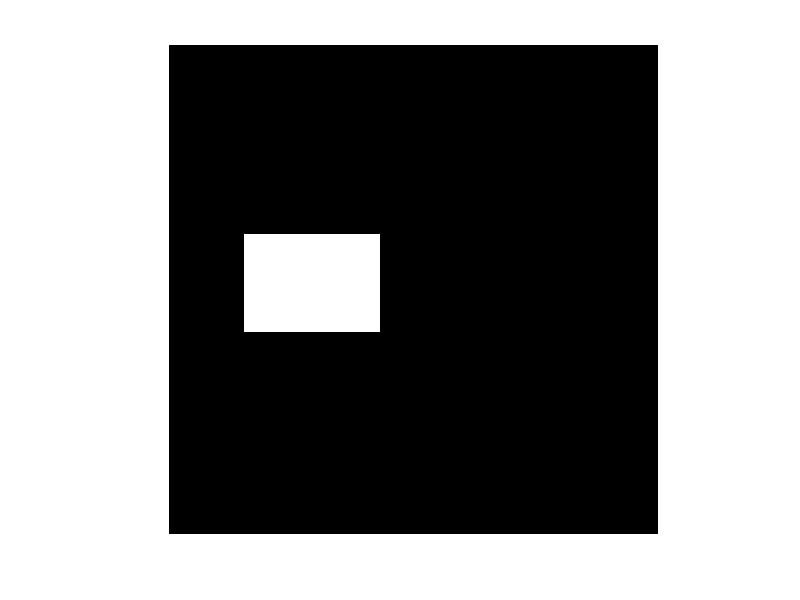
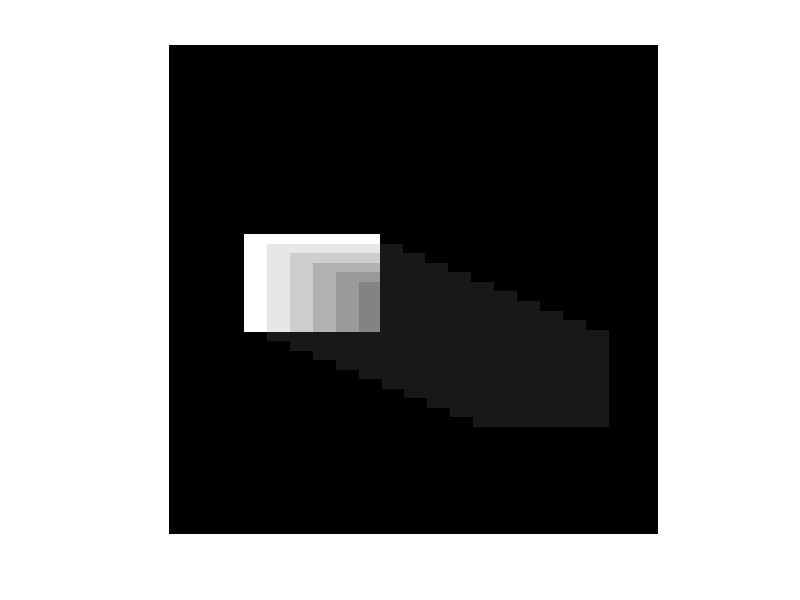
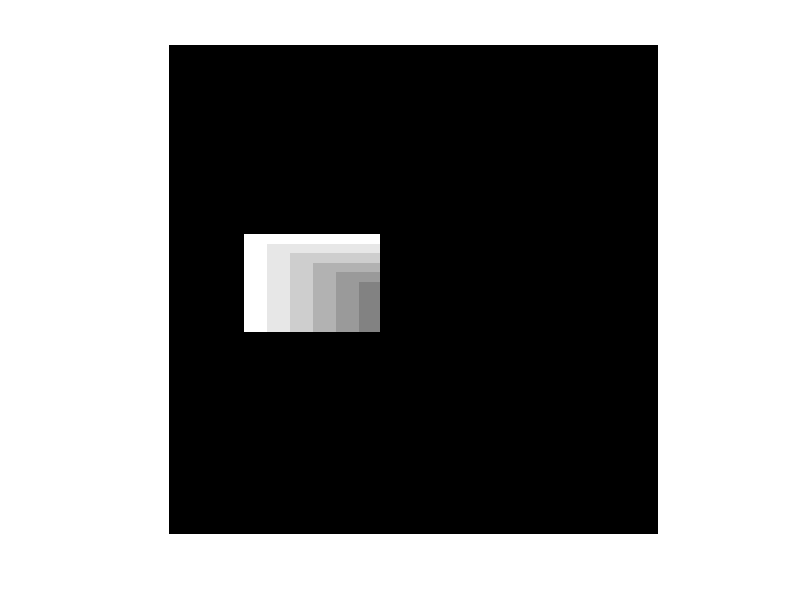
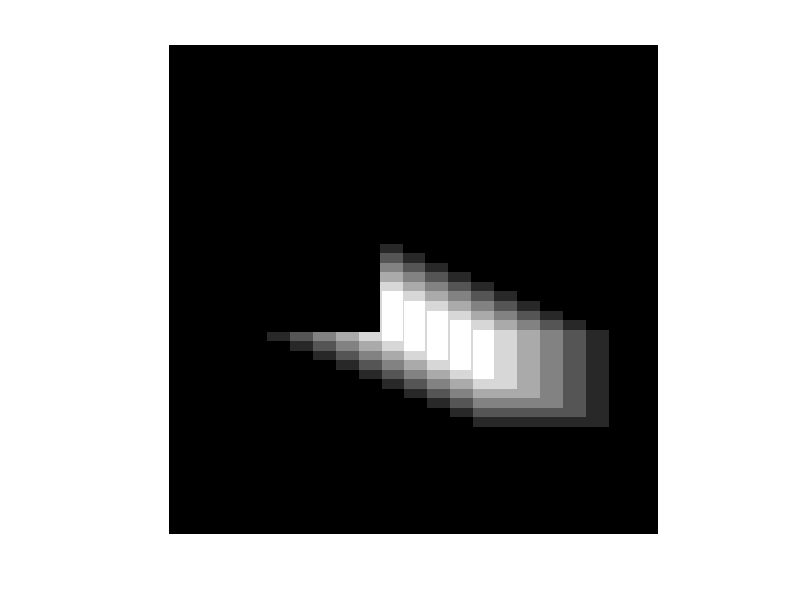

These charts were generated, in order, by the following MATLAB code:
clear all
close all


A = zeros(256,256); % initialize a 256*256 image  

% initialize absolute ADI, positive ADI and Negative ADI
% all initialized to zero
% Note that all ADIs are of the same size with the image
% DO NOT change the name of the ADIs as they will be used later
ADI_abs = zeros(256,256);
ADI_pos = zeros(256,256);
ADI_neg = zeros(256,256);

% initialize the starting position of the moving object
% the moving object is a rectangle similar to the example in the lecture
% slides
start1 = 100;
start2 = 150;
start3 = 40;
start4 = 110;

%threshold T as in equations in the lecture slides regarding ADI
T = 0.5;

%initialize the reference frame R
A(start1:start2, start3:start4) = 1;

%visualize the object and in the reference frame R
figure,imshow(A,[], 'border','tight');

j = 0;
for i = 5: 5 :50
        j = j + 12;
        A2 = zeros(256,256);
        A2(start1 + i: start2 + i, start3 + j: start4 + j) = 1;
        
        % You need to code up the follwing part that calculate the ADIs
        % Namely, the absolute ADI, the positive ADI and the negative ADI
        % Equations can be found in lecture slides regarding ADIs
        % You need to decide on the appropriate threshold T for this case
        % at line 23
        for k=1:256
            for l=1:256
                if abs(A(k,l)-A2(k,l))>T
                    ADI_abs(k,l) = ADI_pos(k,l)+1;
                end
                if (A(k,l)-A2(k,l))>T
                    ADI_pos(k,l) = ADI_pos(k,l)+1;
                end
                if (A(k,l)-A2(k,l))<-T
                    ADI_neg(k,l) = ADI_neg(k,l)+1;
                end
            end
        end
end

% The following part will calculate the moving speed 
% and the total space(in pixel number) occupied by the moving object
[row, col] = find(ADI_neg > 0);
speed_X_Direction = (max(col) - start4) / 10
speed_Y_Direction = (max(row) - start2) / 10
total_space_occupied = sum(sum(ADI_abs > 0))

% The following part helps you to visualize the ADIs you compute
% compare them with the example shown in lecture
% You should be getting someting very similar
figure,imshow(ADI_abs,[], 'border','tight');
figure,imshow(ADI_pos,[], 'border','tight');
figure,imshow(ADI_neg,[], 'border','tight');